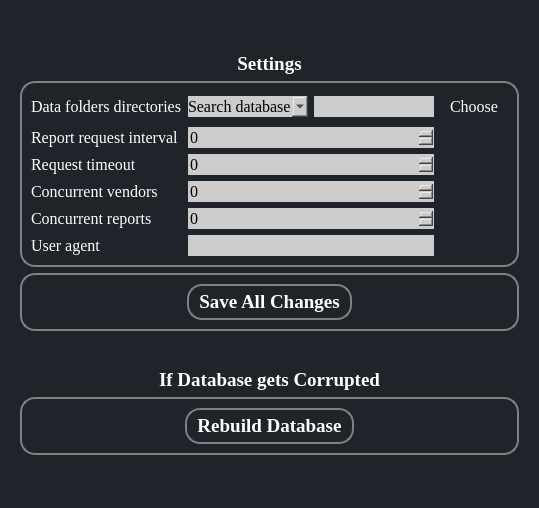
<?xml version="1.0" encoding="UTF-8"?>
<ui version="4.0">
 <class>SettingTab</class>
 <widget class="QWidget" name="SettingTab">
  <property name="geometry">
   <rect>
    <x>0</x>
    <y>0</y>
    <width>539</width>
    <height>508</height>
   </rect>
  </property>
  <property name="windowTitle">
   <string>MainWindow</string>
  </property>
  <property name="styleSheet">
   <string notr="true">*{
	
border:none;
background-color:transparent;
background:none;
padding:0;
margin:0;
color:#fff;
}



#SettingTab{
background-color:#1f232a;
}
#EditVendor{
background-color:#16191d;
}
QPushButton{
text-align:left;
padding: 5px 10px;

border-top-left-radius:5px;
border-botton-left-radius:5px;
}
QPushButton:pressed{
background-color:grey;
text-align:left;
padding:2px 10px;
color:white;}</string>
  </property>
  <layout class="QGridLayout" name="gridLayout_5">
   <item row="0" column="0">
    <widget class="QWidget" name="centralwidget" native="true">
     <layout class="QGridLayout" name="gridLayout_7">
      <item row="5" column="0">
       <widget class="QLabel" name="label_9">
        <property name="font">
         <font>
          <family>Georgia</family>
          <pointsize>14</pointsize>
          <bold>true</bold>
         </font>
        </property>
        <property name="text">
         <string>&lt;html&gt;&lt;head/&gt;&lt;body&gt;&lt;p align=&quot;center&quot;&gt;If Database gets Corrupted&lt;/p&gt;&lt;/body&gt;&lt;/html&gt;</string>
        </property>
       </widget>
      </item>
      <item row="3" column="0" alignment="Qt::AlignTop">
       <widget class="QFrame" name="frame_3">
        <property name="styleSheet">
         <string notr="true">QFrame{
    border: 2px solid #000000;
border-color:grey;
border-radius:15px;
}</string>
        </property>
        <property name="frameShape">
         <enum>QFrame::StyledPanel</enum>
        </property>
        <property name="frameShadow">
         <enum>QFrame::Raised</enum>
        </property>
        <layout class="QHBoxLayout" name="horizontalLayout">
         <item>
          <spacer name="horizontalSpacer">
           <property name="orientation">
            <enum>Qt::Horizontal</enum>
           </property>
           <property name="sizeHint" stdset="0">
            <size>
             <width>40</width>
             <height>20</height>
            </size>
           </property>
          </spacer>
         </item>
         <item>
          <layout class="QGridLayout" name="gridLayout_6">
           <item row="0" column="0">
            <widget class="QPushButton" name="save_button">
             <property name="font">
              <font>
               <family>Georgia</family>
               <pointsize>14</pointsize>
               <bold>true</bold>
              </font>
             </property>
             <property name="toolTip">
              <string>Save all default and custom changes</string>
             </property>
             <property name="styleSheet">
              <string notr="true">
  QPushButton {
    border: 2px solid #000000;
border-color:grey;
border-radius:15px;
text-align:center;
}

QPushButton:hover {
    background-color: lightblue;
}
QToolTip {
    color: black; 
    background-color: #FFFFE0; 
}
</string>
             </property>
             <property name="text">
              <string>Save All Changes</string>
             </property>
             <property name="icon">
              <iconset>
               <normaloff>../Final Project/COUNTER-Release-5.1/ui/resources/Icons/diskette.png</normaloff>../Final Project/COUNTER-Release-5.1/ui/resources/Icons/diskette.png</iconset>
             </property>
             <property name="iconSize">
              <size>
               <width>25</width>
               <height>25</height>
              </size>
             </property>
            </widget>
           </item>
          </layout>
         </item>
         <item>
          <spacer name="horizontalSpacer_2">
           <property name="orientation">
            <enum>Qt::Horizontal</enum>
           </property>
           <property name="sizeHint" stdset="0">
            <size>
             <width>40</width>
             <height>20</height>
            </size>
           </property>
          </spacer>
         </item>
        </layout>
       </widget>
      </item>
      <item row="2" column="0">
       <widget class="QFrame" name="frame_2">
        <property name="styleSheet">
         <string notr="true">QFrame{
    border: 2px solid #000000;
border-color:grey;
border-radius:15px;
}</string>
        </property>
        <property name="frameShape">
         <enum>QFrame::StyledPanel</enum>
        </property>
        <property name="frameShadow">
         <enum>QFrame::Raised</enum>
        </property>
        <layout class="QGridLayout" name="gridLayout_4">
         <item row="0" column="0">
          <layout class="QGridLayout" name="gridLayout">
           <item row="4" column="0">
            <widget class="QLabel" name="label_5">
             <property name="font">
              <font>
               <family>Georgia</family>
               <pointsize>12</pointsize>
              </font>
             </property>
             <property name="toolTip">
              <string>The maximum number of reports to work on at the same time. If set too high, the UI might freeze while fetching reports but the fetching process will continue.</string>
             </property>
             <property name="styleSheet">
              <string notr="true">Border:none;</string>
             </property>
             <property name="text">
              <string>Concurrent reports</string>
             </property>
            </widget>
           </item>
           <item row="2" column="0">
            <widget class="QLabel" name="label_3">
             <property name="font">
              <font>
               <family>Georgia</family>
               <pointsize>12</pointsize>
              </font>
             </property>
             <property name="toolTip">
              <string>The number of seconds the program will allow a vendor to respond to each report request before cancelling it.</string>
             </property>
             <property name="styleSheet">
              <string notr="true">Border:none;</string>
             </property>
             <property name="text">
              <string>Request timeout</string>
             </property>
            </widget>
           </item>
           <item row="1" column="0">
            <widget class="QLabel" name="label_2">
             <property name="font">
              <font>
               <family>Georgia</family>
               <pointsize>12</pointsize>
              </font>
             </property>
             <property name="toolTip">
              <string>The number of seconds the program will wait between sending each report request to a given vendor.</string>
             </property>
             <property name="styleSheet">
              <string notr="true">Border:none;</string>
             </property>
             <property name="text">
              <string>Report request interval</string>
             </property>
            </widget>
           </item>
           <item row="3" column="0">
            <widget class="QLabel" name="label_4">
             <property name="font">
              <font>
               <family>Georgia</family>
               <pointsize>12</pointsize>
              </font>
             </property>
             <property name="toolTip">
              <string>Can change if you find the load on your desktop is too high</string>
             </property>
             <property name="styleSheet">
              <string notr="true">Border:none;</string>
             </property>
             <property name="text">
              <string>Concurrent vendors</string>
             </property>
            </widget>
           </item>
           <item row="5" column="0">
            <widget class="QLabel" name="label_6">
             <property name="font">
              <font>
               <family>Georgia</family>
               <pointsize>12</pointsize>
              </font>
             </property>
             <property name="toolTip">
              <string>How program identifies itself to the SUSHI servers. Some vendors will reject some particular user agents. Only change this if there is a known problem as it will affect all requests to all vendors. </string>
             </property>
             <property name="styleSheet">
              <string notr="true">Border:none;</string>
             </property>
             <property name="text">
              <string>User agent</string>
             </property>
            </widget>
           </item>
           <item row="0" column="0">
            <widget class="QLabel" name="label_7">
             <property name="font">
              <font>
               <family>Georgia</family>
               <pointsize>12</pointsize>
              </font>
             </property>
             <property name="toolTip">
              <string>We can set where to save search database, vendor data file and yearly reports here</string>
             </property>
             <property name="styleSheet">
              <string notr="true">Border:none;</string>
             </property>
             <property name="text">
              <string>Data folders directories</string>
             </property>
            </widget>
           </item>
           <item row="4" column="1" colspan="3">
            <widget class="QSpinBox" name="concurrent_reports_spin_box">
             <property name="font">
              <font>
               <family>Georgia</family>
               <pointsize>12</pointsize>
              </font>
             </property>
             <property name="styleSheet">
              <string notr="true">QSpinBox {
    color: black; /* 文本颜色为黑色 */
	background-color: #cccccc;
}
</string>
             </property>
             <property name="maximum">
              <number>9999</number>
             </property>
            </widget>
           </item>
           <item row="3" column="1" colspan="3">
            <widget class="QSpinBox" name="concurrent_vendors_spin_box">
             <property name="font">
              <font>
               <family>Georgia</family>
               <pointsize>12</pointsize>
              </font>
             </property>
             <property name="styleSheet">
              <string notr="true">QSpinBox {
    color: black; /* 文本颜色为黑色 */
	background-color: #cccccc;
}
</string>
             </property>
             <property name="maximum">
              <number>9999</number>
             </property>
            </widget>
           </item>
           <item row="2" column="1" colspan="3">
            <widget class="QSpinBox" name="request_timeout_spin_box">
             <property name="font">
              <font>
               <family>Georgia</family>
               <pointsize>12</pointsize>
              </font>
             </property>
             <property name="styleSheet">
              <string notr="true">QSpinBox {
    color: black; /* 文本颜色为黑色 */
	background-color: #cccccc;
}
</string>
             </property>
             <property name="maximum">
              <number>9999</number>
             </property>
            </widget>
           </item>
           <item row="5" column="1" colspan="3">
            <widget class="QLineEdit" name="user_agent_edit">
             <property name="font">
              <font>
               <family>Georgia</family>
               <pointsize>12</pointsize>
              </font>
             </property>
             <property name="styleSheet">
              <string notr="true">QLineEdit {
    color: black; /* 文本颜色为黑色 */
	background-color: #cccccc;
}
</string>
             </property>
            </widget>
           </item>
           <item row="1" column="1" colspan="3">
            <widget class="QSpinBox" name="request_interval_spin_box">
             <property name="font">
              <font>
               <family>Georgia</family>
               <pointsize>12</pointsize>
              </font>
             </property>
             <property name="styleSheet">
              <string notr="true">QSpinBox {
    color: black; /* 文本颜色为黑色 */
	background-color: #cccccc;
}
</string>
             </property>
             <property name="maximum">
              <number>9999</number>
             </property>
            </widget>
           </item>
           <item row="0" column="3">
            <widget class="QLineEdit" name="directory_edit">
             <property name="font">
              <font>
               <family>Georgia</family>
               <pointsize>12</pointsize>
              </font>
             </property>
             <property name="styleSheet">
              <string notr="true">QLineEdit {
    color: black; /* 文本颜色为黑色 */
	background-color: #cccccc;
}
</string>
             </property>
            </widget>
           </item>
           <item row="0" column="4">
            <widget class="QPushButton" name="select_directory_button">
             <property name="font">
              <font>
               <family>Georgia</family>
               <pointsize>12</pointsize>
              </font>
             </property>
             <property name="styleSheet">
              <string notr="true">QPushButton:hover {
    background-color: #0000FF; /* 鼠标悬停时的背景颜色为蓝色 */
    color: #FFFFFF; /* 鼠标悬停时的文字颜色为白色 */
}
</string>
             </property>
             <property name="text">
              <string>Choose</string>
             </property>
             <property name="icon">
              <iconset>
               <normaloff>../Final Project/COUNTER-Release-5.1/ui/resources/Icons/folder.png</normaloff>../Final Project/COUNTER-Release-5.1/ui/resources/Icons/folder.png</iconset>
             </property>
            </widget>
           </item>
           <item row="0" column="1" colspan="2">
            <widget class="QComboBox" name="directory_type_comboBox">
             <property name="enabled">
              <bool>true</bool>
             </property>
             <property name="font">
              <font>
               <family>Georgia</family>
               <pointsize>12</pointsize>
              </font>
             </property>
             <property name="styleSheet">
              <string notr="true">QComboBox {
    color: black; /* QComboBox中的文本颜色为黑色 */
	background-color: #cccccc;
}

QComboBox QAbstractItemView {
    color: black; /* 下拉列表中的文本颜色为黑色 */
}
</string>
             </property>
             <property name="editable">
              <bool>false</bool>
             </property>
             <item>
              <property name="text">
               <string>Search database</string>
              </property>
             </item>
             <item>
              <property name="text">
               <string>Vendor data file</string>
              </property>
             </item>
             <item>
              <property name="text">
               <string>Yearly reports</string>
              </property>
             </item>
             <item>
              <property name="text">
               <string>Other reports</string>
              </property>
             </item>
            </widget>
           </item>
          </layout>
         </item>
        </layout>
       </widget>
      </item>
      <item row="1" column="0">
       <widget class="QLabel" name="label">
        <property name="font">
         <font>
          <family>Georgia</family>
          <pointsize>14</pointsize>
          <bold>true</bold>
         </font>
        </property>
        <property name="text">
         <string>&lt;html&gt;&lt;head/&gt;&lt;body&gt;&lt;p align=&quot;center&quot;&gt;Settings&lt;/p&gt;&lt;/body&gt;&lt;/html&gt;</string>
        </property>
       </widget>
      </item>
      <item row="9" column="0">
       <spacer name="verticalSpacer">
        <property name="orientation">
         <enum>Qt::Vertical</enum>
        </property>
        <property name="sizeHint" stdset="0">
         <size>
          <width>20</width>
          <height>40</height>
         </size>
        </property>
       </spacer>
      </item>
      <item row="8" column="0">
       <widget class="QFrame" name="frame">
        <property name="styleSheet">
         <string notr="true">QFrame{
    border: 2px solid #000000;
border-color:grey;
border-radius:15px;
}</string>
        </property>
        <property name="frameShape">
         <enum>QFrame::StyledPanel</enum>
        </property>
        <property name="frameShadow">
         <enum>QFrame::Raised</enum>
        </property>
        <layout class="QGridLayout" name="gridLayout_2">
         <item row="0" column="0">
          <layout class="QGridLayout" name="gridLayout_3">
           <item row="0" column="0">
            <spacer name="horizontalSpacer_3">
             <property name="orientation">
              <enum>Qt::Horizontal</enum>
             </property>
             <property name="sizeHint" stdset="0">
              <size>
               <width>40</width>
               <height>20</height>
              </size>
             </property>
            </spacer>
           </item>
           <item row="0" column="1">
            <widget class="QPushButton" name="settings_rebuild_database_button">
             <property name="font">
              <font>
               <family>Georgia</family>
               <pointsize>14</pointsize>
               <bold>true</bold>
              </font>
             </property>
             <property name="toolTip">
              <string>Recreate or regenerate the database that stores information related to the usage statisitics. when you want to do data consistency, data integrity, update and changes.</string>
             </property>
             <property name="styleSheet">
              <string notr="true">
  QPushButton {
    border: 2px solid #000000;
border-color:grey;
border-radius:15px;
text-align:center;
}

QPushButton:hover {
    background-color: lightblue;
}

QToolTip {
    color: black; 
    background-color: #FFFFE0; 
}

</string>
             </property>
             <property name="text">
              <string>Rebuild Database</string>
             </property>
             <property name="icon">
              <iconset>
               <normaloff>../Final Project/COUNTER-Release-5.1/ui/resources/Icons/database.png</normaloff>../Final Project/COUNTER-Release-5.1/ui/resources/Icons/database.png</iconset>
             </property>
             <property name="iconSize">
              <size>
               <width>25</width>
               <height>25</height>
              </size>
             </property>
            </widget>
           </item>
           <item row="0" column="2">
            <spacer name="horizontalSpacer_4">
             <property name="orientation">
              <enum>Qt::Horizontal</enum>
             </property>
             <property name="sizeHint" stdset="0">
              <size>
               <width>40</width>
               <height>20</height>
              </size>
             </property>
            </spacer>
           </item>
          </layout>
         </item>
        </layout>
       </widget>
      </item>
      <item row="4" column="0">
       <spacer name="verticalSpacer_2">
        <property name="orientation">
         <enum>Qt::Vertical</enum>
        </property>
        <property name="sizeHint" stdset="0">
         <size>
          <width>20</width>
          <height>40</height>
         </size>
        </property>
       </spacer>
      </item>
      <item row="0" column="0">
       <spacer name="verticalSpacer_3">
        <property name="orientation">
         <enum>Qt::Vertical</enum>
        </property>
        <property name="sizeHint" stdset="0">
         <size>
          <width>20</width>
          <height>40</height>
         </size>
        </property>
       </spacer>
      </item>
     </layout>
    </widget>
   </item>
  </layout>
 </widget>
 <resources>
  <include location="resources.qrc"/>
 </resources>
 <connections/>
</ui>
